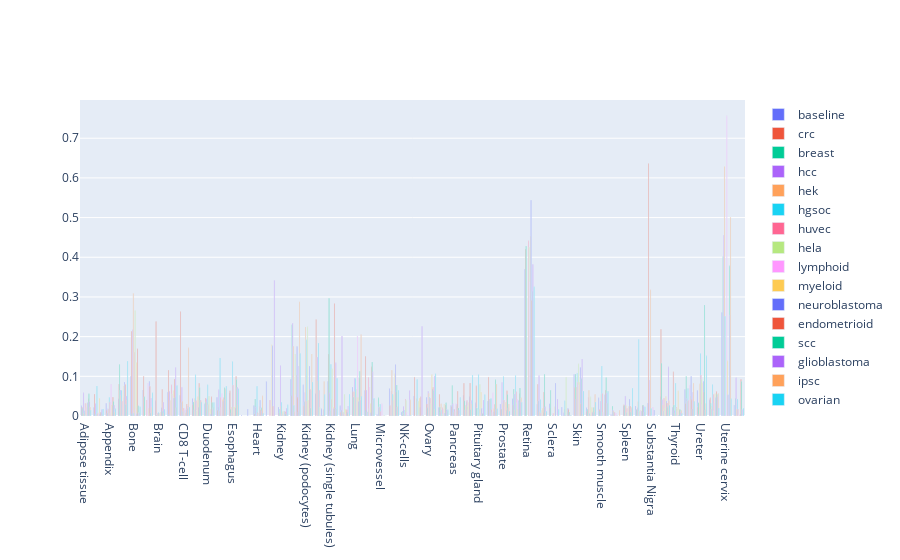

Notebook cell for this chart:
### Code cell
fig = go.Figure()
fig.update_layout(barmode='group')
for lijst, naam in zip([baseline, crc, breast, hcc, hek, hgsoc, huvec, hela, lymphoid, myeloid, neuroblastoma, endometrioid, scc, glioblastoma, ipsc, ovarian], ["baseline", "crc", "breast", "hcc", "hek", "hgsoc", "huvec", "hela", "lymphoid", "myeloid", "neuroblastoma", "endometrioid", "scc", "glioblastoma", "ipsc", "ovarian"]):
    lijst_tp = find_tissue_profile(lijst, path, only_present=True, normalisation="minmax")
    print(f"{naam} exisists out of {len(lijst)} proteins from which {len(np.unique(lijst_tp['feature_name']))} are present in the data")
    fig.add_trace(go.Bar(name=naam, x=lijst_tp.groupby('tissue').sum().index, y=lijst_tp.groupby('tissue').sum()['importance']/(lijst_tp.groupby('tissue').count()['feature_name'])))
fig.show()

### Figure 1 — Plotly figure (JSON) as saved in the notebook; plotly's stock layout.template omitted (floating-point values rounded to 4 significant figures)
{"data": [{"name": "baseline", "type": "bar", "x": ["Adipose tissue", "Adrenal gland", "Appendix", "B-cells", "Bone", "Bone marrow", "Brain", "CD4 T-cells", "CD8 T-cell", "Colon", "Duodenum", "Endometrium", "Esophagus", "Frontal cortex", "Heart", "Keratinocytes", "Kidney", "Kidney (glomeruli)", "Kidney (podocytes)", "Kidney (primary urinary cells)", "Kidney (single tubules)", "Liver", "Lung", "Lymph node", "Microvessel", "Monocytes", "NK-cells", "Nasal polyps", "Ovary", "Oviduct", "Pancreas", "Pancreatic islet", "Pituitary gland", "Placenta", "Prostate", "Rectum", "Retina", "Salivary gland", "Sclera", "Skeletal muscle", "Skin", "Small intestine", "Smooth muscle", "Spinal cord", "Spleen", "Stomach", "Substantia Nigra", "Testis", "Thyroid", "Tonsil", "Ureter", "Urinary bladder", "Uterine cervix", "parotid gland"], "y": [0.0257, 0.02135, 0.03216, 0.04373, 0.1003, 0.06534, 0.03832, 0.06067, 0.05254, 0.04419, 0.03082, 0.04745, 0.05765, 0.00263, 0.02677, 0.08717, 0.02294, 0.09254, 0.07869, 0.05603, 0.08784, 0.02557, 0.07289, 0.06415, 0.003753, 0.0692, 0.01018, 0.05055, 0.04747, 0.02133, 0.02621, 0.05233, 0.03319, 0.03809, 0.02993, 0.04331, 0.3704, 0.02961, 0.03117, 0.02275, 0.1053, 0.02054, 0.04599, 0.003707, 0.0255, 0.02493, 0.03283, 0.04843, 0.02218, 0.06648, 0.06409, 0.04076, 0.2609, 0.02796]}, {"name": "crc", "type": "bar", "x": ["Adipose tissue", "Adrenal gland", "Appendix", "B-cells", "Bone", "Bone marrow", "Brain", "CD4 T-cells", "CD8 T-cell", "Colon", "Duodenum", "Endometrium", "Esophagus", "Heart", "Kidney", "Kidney (glomeruli)", "Kidney (podocytes)", "Kidney (primary urinary cells)", "Kidney (single tubules)", "Liver", "Lung", "Lymph node", "Microvessel", "Monocytes", "NK-cells", "Nasal polyps", "Ovary", "Oviduct", "Pancreas", "Pancreatic islet", "Pituitary gland", "Placenta", "Prostate", "Rectum", "Retina", "Salivary gland", "Sclera", "Skin", "Small intestine", "Smooth muscle", "Spinal cord", "Spleen", "Stomach", "Substantia Nigra", "Testis", "Thyroid", "Tonsil", "Ureter", "Urinary bladder", "parotid gland"], "y": [0.02185, 0.05565, 0.01366, 0.08076, 0.2136, 0.1, 0.2382, 0.1159, 0.2634, 0.02858, 0.04547, 0.01454, 0.06347, 0.004999, 0.007668, 0.05089, 0.02599, 0.2435, 0.1559, 0.009382, 0.06102, 0.1504, 0.0004308, 0.02667, 0.002508, 0.09818, 0.03006, 0.05491, 0.0242, 0.08224, 0.07631, 0.09849, 0.01687, 0.02801, 0.4211, 0.08001, 0.01947, 0.0716, 0.01206, 0.0164, 0.0005104, 0.02829, 0.0158, 0.6364, 0.2186, 0.1116, 0.0318, 0.0229, 0.04607, 0.001337]}, {"name": "breast", "type": "bar", "x": ["Adipose tissue", "Adrenal gland", "Appendix", "B-cells", "Bone", "Bone marrow", "Brain", "CD4 T-cells", "CD8 T-cell", "Colon", "Duodenum", "Endometrium", "Esophagus", "Frontal cortex", "Heart", "Kidney", "Kidney (glomeruli)", "Kidney (podocytes)", "Kidney (primary urinary cells)", "Kidney (single tubules)", "Liver", "Lung", "Lymph node", "Microvessel", "Monocytes", "NK-cells", "Nasal polyps", "Ovary", "Oviduct", "Pancreas", "Pancreatic islet", "Pituitary gland", "Placenta", "Prostate", "Rectum", "Retina", "Salivary gland", "Sclera", "Skeletal muscle", "Skin", "Small intestine", "Smooth muscle", "Spinal cord", "Spleen", "Stomach", "Substantia Nigra", "Testis", "Thyroid", "Tonsil", "Ureter", "Urinary bladder", "Uterine cervix", "parotid gland"], "y": [0.01943, 0.005687, 0.006969, 0.1296, 0.005779, 0.04875, 0.00249, 0.003845, 0.0342, 0.03556, 0.03455, 0.0218, 0.01616, 2.108e-05, 0.0426, 0.01674, 0.2296, 0.03613, 0.00028, 0.2968, 0.01473, 0.04772, 0.01356, 0.04588, 0.0006931, 0.01239, 8.193e-17, 0.02082, 0.02285, 0.07662, 0.03859, 0.02036, 0.03969, 0.01757, 0.06813, 0.4283, 0.03802, 0.06485, 0.0004522, 0.1058, 0.01695, 0.01169, 0.02528, 0.02692, 0.01654, 2.089e-17, 0.1328, 0.02776, 0.1003, 0.03361, 0.0312, 0.402, 0.04413]}, {"name": "hcc", "type": "bar", "x": ["Adipose tissue", "Adrenal gland", "Appendix", "B-cells", "Bone", "Brain", "CD4 T-cells", "CD8 T-cell", "Colon", "Duodenum", "Endometrium", "Esophagus", "Frontal cortex", "Heart", "Kidney", "Kidney (glomeruli)", "Kidney (podocytes)", "Kidney (primary urinary cells)", "Kidney (single tubules)", "Liver", "Lung", "Lymph node", "Microvessel", "Monocytes", "NK-cells", "Ovary", "Oviduct", "Pancreas", "Pancreatic islet", "Pituitary gland", "Placenta", "Prostate", "Rectum", "Salivary gland", "Skeletal muscle", "Skin", "Small intestine", "Smooth muscle", "Spinal cord", "Spleen", "Stomach", "Substantia Nigra", "Testis", "Thyroid", "Tonsil", "Ureter", "Urinary bladder", "Uterine cervix", "parotid gland"], "y": [0.05845, 0.03179, 0.01821, 0.06533, 0.2172, 0.007144, 0.06264, 0.07246, 0.01582, 0.04365, 0.06583, 0.00819, 3.615e-15, 0.02303, 0.1275, 0.2336, 0.05895, 0.1484, 0.05849, 0.2019, 0.09484, 0.0657, 0.02294, 0.06299, 0.02478, 0.06267, 0.01052, 0.03058, 0.01483, 0.0001007, 0.04282, 0.08527, 0.05518, 0.1021, 0.008126, 0.04213, 0.04727, 0.03768, 0.01517, 0.05062, 0.02064, 0.09082, 0.041, 0.01465, 0.04355, 0.004387, 0.0176, 0.4561, 0.0962]}, {"name": "hek", "type": "bar", "x": ["Adipose tissue", "Adrenal gland", "Appendix", "B-cells", "Bone", "Brain", "CD4 T-cells", "CD8 T-cell", "Colon", "Duodenum", "Endometrium", "Esophagus", "Frontal cortex", "Heart", "Kidney", "Kidney (glomeruli)", "Kidney (podocytes)", "Kidney (primary urinary cells)", "Kidney (single tubules)", "Liver", "Lung", "Lymph node", "Microvessel", "Monocytes", "NK-cells", "Nasal polyps", "Ovary", "Oviduct", "Pancreas", "Pancreatic islet", "Pituitary gland", "Placenta", "Prostate", "Rectum", "Salivary gland", "Skeletal muscle", "Skin", "Small intestine", "Smooth muscle", "Spinal cord", "Spleen", "Stomach", "Substantia Nigra", "Testis", "Thyroid", "Tonsil", "Ureter", "Urinary bladder", "Uterine cervix", "parotid gland"], "y": [0.00655, 0.0045, 0.01778, 0.05176, 0.3094, 0.005693, 0.03879, 0.03721, 0.04418, 0.03477, 0.01253, 0.02273, 9.017e-15, 0.001224, 0.02504, 0.1756, 0.224, 0.08788, 0.01322, 0.01146, 0.06138, 0.01052, 0.02273, 0.115, 0.007443, 0.04322, 0.05661, 0.03085, 0.009233, 0.02699, 0.001921, 0.04092, 0.03081, 0.01524, 0.0107, 0.01783, 0.07287, 0.06501, 0.05434, 0.01279, 0.02637, 0.03681, 0.3182, 0.02759, 0.00704, 0.03805, 0.0814, 0.0237, 0.629, 0.01684]}, {"name": "hgsoc", "type": "bar", "x": ["Adipose tissue", "Adrenal gland", "Appendix", "B-cells", "Bone", "Bone marrow", "Brain", "CD4 T-cells", "CD8 T-cell", "Colon", "Duodenum", "Endometrium", "Esophagus", "Frontal cortex", "Heart", "Kidney", "Kidney (glomeruli)", "Kidney (podocytes)", "Kidney (primary urinary cells)", "Kidney (single tubules)", "Liver", "Lung", "Lymph node", "Microvessel", "Monocytes", "NK-cells", "Nasal polyps", "Ovary", "Oviduct", "Pancreas", "Pancreatic islet", "Pituitary gland", "Placenta", "Prostate", "Rectum", "Salivary gland", "Sclera", "Skeletal muscle", "Skin", "Small intestine", "Smooth muscle", "Spinal cord", "Spleen", "Stomach", "Substantia Nigra", "Testis", "Thyroid", "Tonsil", "Ureter", "Urinary bladder", "Uterine cervix", "parotid gland"], "y": [0.01354, 0.07543, 0.04755, 0.06506, 0.007457, 0, 0.008725, 0.0002057, 0.01143, 0.104, 0.07898, 0.1461, 0.1372, 0.0001106, 0.07479, 0.03438, 0.02729, 0.1923, 0.1837, 0.1306, 0.009738, 0.09419, 0.009814, 0.03022, 0.05566, 0.01486, 0.09183, 0.04697, 0.01605, 0.01732, 0.03607, 0.1047, 0.04432, 0.09931, 0.1023, 0.04156, 0.002017, 0.03838, 0.1086, 0.006459, 0.1259, 0.009534, 0.009018, 0.1925, 0.01885, 0.01255, 0.0831, 0.06918, 0.1574, 0.07938, 0.2513, 0.04308]}, {"name": "huvec", "type": "bar", "x": ["Adipose tissue", "Adrenal gland", "Appendix", "B-cells", "Bone", "Bone marrow", "Brain", "CD4 T-cells", "CD8 T-cell", "Colon", "Duodenum", "Endometrium", "Esophagus", "Frontal cortex", "Heart", "Keratinocytes", "Kidney", "Kidney (glomeruli)", "Kidney (podocytes)", "Kidney (primary urinary cells)", "Kidney (single tubules)", "Liver", "Lung", "Lymph node", "Microvessel", "Monocytes", "NK-cells", "Nasal polyps", "Ovary", "Oviduct", "Pancreas", "Pancreatic islet", "Pituitary gland", "Placenta", "Prostate", "Rectum", "Retina", "Salivary gland", "Sclera", "Skeletal muscle", "Skin", "Small intestine", "Smooth muscle", "Spinal cord", "Spleen", "Stomach", "Substantia Nigra", "Testis", "Thyroid", "Tonsil", "Ureter", "Urinary bladder", "Uterine cervix", "parotid gland"], "y": [0.03222, 0.006211, 0.03459, 0.03719, 0.1605, 0.04019, 0.006424, 0.07881, 0.01997, 0.03826, 0.02833, 0.04714, 0.07821, 3.791e-05, 0.007906, 0.04, 0.006398, 0.01063, 0.03701, 0.06403, 0.04193, 0.008268, 0.04768, 0.09784, 0.01134, 0.03883, 0.04308, 0.001398, 0.04525, 0.02058, 0.01678, 0.03984, 0.01736, 0.01645, 0.0404, 0.0612, 0.4413, 0.007731, 0.007097, 0.00103, 0.08566, 0.003455, 0.05679, 0.009516, 0.01982, 0.01227, 2.156e-05, 0.04461, 0.02249, 0.03986, 0.1033, 0.05392, 0.0006025, 0.01674]}, {"name": "hela", "type": "bar", "x": ["Adipose tissue", "Adrenal gland", "Appendix", "B-cells", "Bone", "Brain", "CD4 T-cells", "CD8 T-cell", "Colon", "Duodenum", "Endometrium", "Esophagus", "Frontal cortex", "Heart", "Kidney", "Kidney (glomeruli)", "Kidney (podocytes)", "Kidney (primary urinary cells)", "Kidney (single tubules)", "Liver", "Lung", "Lymph node", "Microvessel", "Monocytes", "NK-cells", "Nasal polyps", "Ovary", "Oviduct", "Pancreas", "Pancreatic islet", "Pituitary gland", "Placenta", "Prostate", "Rectum", "Retina", "Salivary gland", "Skeletal muscle", "Skin", "Small intestine", "Smooth muscle", "Spinal cord", "Spleen", "Stomach", "Substantia Nigra", "Testis", "Thyroid", "Tonsil", "Ureter", "Urinary bladder"], "y": [0.002964, 0.006885, 0.00762, 0.002555, 0.2661, 0.005782, 0.05565, 0.01436, 0.01347, 0.05058, 0.02192, 0.0224, 3.161e-05, 0.006024, 0.0115, 0.1565, 0.2247, 0.02152, 0.1191, 0.05462, 0.06726, 0.01822, 8.226e-15, 0.05348, 0.03917, 0.03804, 0.02968, 0.00478, 0.01158, 0.02483, 0.0801, 0.009707, 0.002901, 0.03302, 0.4259, 0.01312, 0.09772, 0.1318, 0.04825, 0.008864, 0.000219, 0.009742, 0.01428, 0.0002585, 0.01867, 0.0191, 0.07029, 0.09264, 0.01269]}, {"name": "lymphoid", "type": "bar", "x": ["Adipose tissue", "Adrenal gland", "Appendix", "B-cells", "Bone", "Bone marrow", "Brain", "CD4 T-cells", "CD8 T-cell", "Colon", "Duodenum", "Endometrium", "Esophagus", "Frontal cortex", "Heart", "Kidney", "Kidney (glomeruli)", "Kidney (podocytes)", "Kidney (primary urinary cells)", "Kidney (single tubules)", "Liver", "Lung", "Lymph node", "Microvessel", "Monocytes", "NK-cells", "Nasal polyps", "Ovary", "Oviduct", "Pancreas", "Pancreatic islet", "Pituitary gland", "Placenta", "Prostate", "Rectum", "Retina", "Salivary gland", "Skeletal muscle", "Skin", "Small intestine", "Smooth muscle", "Spinal cord", "Spleen", "Stomach", "Substantia Nigra", "Testis", "Thyroid", "Tonsil", "Ureter", "Urinary bladder", "Uterine cervix", "parotid gland"], "y": [0.02171, 0.008081, 0.0798, 0.04673, 0.01832, 0.08311, 0.004143, 0.0532, 0.01816, 0.03462, 0.009254, 0.0567, 0.01847, 6.016e-15, 0.003247, 0.003234, 0.05348, 0.001017, 0.00345, 0.0204, 0.004836, 0.2013, 0.07287, 0.03059, 0.06279, 0.009141, 0.002674, 0.02947, 0.01763, 0.03095, 0.01642, 0.007442, 0.05844, 0.02253, 0.04258, 0.3383, 0.0144, 0.001502, 0.07878, 0.009716, 0.00911, 0.007664, 0.02069, 0.0132, 0.02271, 0.01371, 0.01082, 0.07834, 0.02888, 0.03268, 0.7565, 0.004443]}, {"name": "myeloid", "type": "bar", "x": ["Adipose tissue", "Adrenal gland", "Appendix", "B-cells", "Bone", "Bone marrow", "Brain", "CD4 T-cells", "CD8 T-cell", "Colon", "Duodenum", "Endometrium", "Esophagus", "Frontal cortex", "Heart", "Keratinocytes", "Kidney", "Kidney (glomeruli)", "Kidney (podocytes)", "Kidney (primary urinary cells)", "Kidney (single tubules)", "Liver", "Lung", "Lymph node", "Microvessel", "Monocytes", "NK-cells", "Nasal polyps", "Ovary", "Oviduct", "Pancreas", "Pancreatic islet", "Pituitary gland", "Placenta", "Prostate", "Rectum", "Retina", "Salivary gland", "Sclera", "Skeletal muscle", "Skin", "Small intestine", "Smooth muscle", "Spinal cord", "Spleen", "Stomach", "Substantia Nigra", "Testis", "Thyroid", "Tonsil", "Ureter", "Urinary bladder", "Uterine cervix", "parotid gland"], "y": [0.03142, 0.04442, 0.02682, 0.07562, 0.1348, 0.01861, 0.009986, 0.06443, 0.008323, 0.04867, 0.01711, 0.04169, 0.02269, 0.0002205, 0.0231, 0.1798, 0.01218, 0.1032, 0.04048, 0.001732, 0.02196, 0.01709, 0.04662, 0.03178, 0.0001549, 0.1067, 0.0007676, 0.04509, 0.1048, 0.03037, 0.02599, 0.03372, 0.06036, 0.01796, 0.03458, 0.0167, 0.4529, 0.01937, 0.02357, 0.01076, 0.08574, 0.02136, 0.0312, 0.0008871, 0.02484, 0.01333, 5.746e-05, 0.04891, 0.06345, 0.05037, 0.08407, 0.05695, 0.1392, 0.001692]}, {"name": "neuroblastoma", "type": "bar", "x": ["Adipose tissue", "Adrenal gland", "Appendix", "B-cells", "Bone", "Bone marrow", "Brain", "CD4 T-cells", "CD8 T-cell", "Colon", "Duodenum", "Endometrium", "Esophagus", "Frontal cortex", "Heart", "Keratinocytes", "Kidney", "Kidney (glomeruli)", "Kidney (podocytes)", "Kidney (primary urinary cells)", "Kidney (single tubules)", "Liver", "Lung", "Lymph node", "Microvessel", "Monocytes", "NK-cells", "Nasal polyps", "Ovary", "Oviduct", "Pancreas", "Pancreatic islet", "Pituitary gland", "Placenta", "Prostate", "Rectum", "Retina", "Salivary gland", "Sclera", "Skeletal muscle", "Skin", "Small intestine", "Smooth muscle", "Spinal cord", "Spleen", "Stomach", "Substantia Nigra", "Testis", "Thyroid", "Tonsil", "Ureter", "Urinary bladder", "Uterine cervix", "parotid gland"], "y": [0.03415, 0.005858, 0.02587, 0.0855, 0.005842, 0.08787, 0.0211, 0.0453, 0.01489, 0.02208, 0.004271, 0.03662, 0.02004, 0.01683, 0.04042, 0.177, 0.01058, 0.1749, 0.1263, 0.01816, 0.01838, 0.008897, 0.03658, 0.008178, 1.02e-14, 0.1297, 0.000594, 0.02127, 0.06734, 0.007431, 0.02933, 0.04864, 0.01984, 0.01141, 0.01299, 0.03902, 0.5436, 0.008437, 0.08307, 0.01982, 0.122, 0.008912, 0.05375, 0.001213, 0.0429, 0.01183, 0.01499, 0.03787, 0.001876, 0.1, 0.08777, 0.04592, 0.05372, 0.004137]}, {"name": "endometrioid", "type": "bar", "x": ["Adipose tissue", "Adrenal gland", "Appendix", "B-cells", "Bone", "Bone marrow", "Brain", "CD4 T-cells", "CD8 T-cell", "Colon", "Duodenum", "Endometrium", "Esophagus", "Frontal cortex", "Heart", "Keratinocytes", "Kidney", "Kidney (glomeruli)", "Kidney (podocytes)", "Kidney (primary urinary cells)", "Kidney (single tubules)", "Liver", "Lung", "Lymph node", "Microvessel", "Monocytes", "NK-cells", "Nasal polyps", "Ovary", "Oviduct", "Pancreas", "Pancreatic islet", "Pituitary gland", "Placenta", "Prostate", "Rectum", "Retina", "Salivary gland", "Skeletal muscle", "Skin", "Small intestine", "Smooth muscle", "Spinal cord", "Spleen", "Stomach", "Substantia Nigra", "Testis", "Thyroid", "Tonsil", "Ureter", "Urinary bladder", "Uterine cervix", "parotid gland"], "y": [0.0434, 0.00856, 0.04695, 0.07935, 0.1694, 0.07524, 0.06759, 0.09308, 0.0305, 0.08238, 0.04832, 0.04581, 0.1002, 9.025e-15, 0.0166, 0.02447, 0.01087, 0.04633, 0.06666, 0.000558, 0.2837, 0.0156, 0.09597, 0.1238, 0.0003442, 0.06071, 3.792e-05, 0.04852, 0.07253, 0.02771, 0.06209, 0.08286, 0.006308, 0.02972, 0.06391, 0.05688, 0.2909, 0.06079, 0.01615, 0.03108, 0.0108, 0.06553, 7.55e-15, 0.02542, 0.0267, 4.589e-15, 0.03301, 0.01596, 0.04089, 0.05989, 0.06152, 0.0006025, 0.09278]}, {"name": "scc", "type": "bar", "x": ["Adipose tissue", "Adrenal gland", "Appendix", "B-cells", "Bone", "Bone marrow", "Brain", "CD4 T-cells", "CD8 T-cell", "Colon", "Duodenum", "Endometrium", "Esophagus", "Frontal cortex", "Heart", "Kidney", "Kidney (glomeruli)", "Kidney (podocytes)", "Kidney (primary urinary cells)", "Kidney (single tubules)", "Liver", "Lung", "Lymph node", "Microvessel", "Monocytes", "NK-cells", "Nasal polyps", "Ovary", "Oviduct", "Pancreas", "Pancreatic islet", "Pituitary gland", "Placenta", "Prostate", "Rectum", "Retina", "Salivary gland", "Skeletal muscle", "Skin", "Small intestine", "Smooth muscle", "Spinal cord", "Spleen", "Stomach", "Substantia Nigra", "Testis", "Thyroid", "Tonsil", "Ureter", "Urinary bladder", "Uterine cervix", "parotid gland"], "y": [0.05612, 0.008604, 0.03656, 0.02913, 0.02607, 0.007613, 0.01213, 0.04689, 0.01819, 0.07196, 0.03423, 0.07088, 0.09205, 6.315e-05, 0.02106, 0.005353, 0.01064, 0.02043, 0.001454, 0.0204, 0.007913, 0.1129, 0.1358, 0.0004008, 0.07786, 0.001411, 0.0002652, 0.06421, 0.03339, 0.01985, 0.01648, 0.005963, 0.0911, 0.05422, 0.0707, 0.314, 0.105, 0.009236, 0.09391, 0.0217, 0.09724, 0.0001147, 0.00934, 0.02797, 2.089e-17, 0.02317, 0.01569, 0.01738, 0.2794, 0.05398, 0.3785, 0.08702]}, {"name": "glioblastoma", "type": "bar", "x": ["Adipose tissue", "Adrenal gland", "Appendix", "B-cells", "Bone", "Bone marrow", "Brain", "CD4 T-cells", "CD8 T-cell", "Colon", "Duodenum", "Endometrium", "Esophagus", "Frontal cortex", "Heart", "Keratinocytes", "Kidney", "Kidney (glomeruli)", "Kidney (podocytes)", "Kidney (primary urinary cells)", "Kidney (single tubules)", "Liver", "Lung", "Lymph node", "Microvessel", "Monocytes", "NK-cells", "Nasal polyps", "Ovary", "Oviduct", "Pancreas", "Pancreatic islet", "Pituitary gland", "Placenta", "Prostate", "Rectum", "Retina", "Salivary gland", "Sclera", "Skeletal muscle", "Skin", "Small intestine", "Smooth muscle", "Spinal cord", "Spleen", "Stomach", "Substantia Nigra", "Testis", "Thyroid", "Tonsil", "Ureter", "Urinary bladder", "Uterine cervix", "parotid gland"], "y": [0.03681, 0.01665, 0.02678, 0.0502, 0.007768, 0.04526, 0.03461, 0.1222, 0.02471, 0.04016, 0.01677, 0.04132, 0.07239, 0.0002308, 0.0131, 0.3422, 0.01959, 0.126, 0.06418, 0.01627, 0.1341, 0.02507, 0.04053, 0.1113, 0.0001549, 0.02276, 0.06427, 0.2263, 0.1005, 0.01659, 0.01439, 0.03889, 0.0402, 0.01608, 0.02083, 0.036, 0.3824, 0.02307, 0.0426, 0.00171, 0.1435, 0.01025, 0.05777, 7.574e-15, 0.01928, 0.02492, 3.458e-15, 0.1241, 0.01, 0.05984, 0.01555, 0.04902, 0.2536, 0.01664]}, {"name": "ipsc", "type": "bar", "x": ["Adipose tissue", "Adrenal gland", "Appendix", "B-cells", "Bone", "Bone marrow", "Brain", "CD4 T-cells", "CD8 T-cell", "Colon", "Duodenum", "Endometrium", "Esophagus", "Frontal cortex", "Heart", "Kidney", "Kidney (glomeruli)", "Kidney (podocytes)", "Kidney (primary urinary cells)", "Kidney (single tubules)", "Liver", "Lung", "Lymph node", "Microvessel", "Monocytes", "NK-cells", "Nasal polyps", "Ovary", "Oviduct", "Pancreas", "Pancreatic islet", "Pituitary gland", "Placenta", "Prostate", "Rectum", "Salivary gland", "Sclera", "Skeletal muscle", "Skin", "Small intestine", "Smooth muscle", "Spinal cord", "Spleen", "Stomach", "Substantia Nigra", "Testis", "Thyroid", "Tonsil", "Ureter", "Urinary bladder", "Uterine cervix", "parotid gland"], "y": [0.02277, 0.003208, 0.009629, 0.04095, 0.009127, 0.02198, 0.006893, 0.0216, 0.1718, 0.03812, 0.02161, 0.06873, 0.02678, 2.528e-05, 0.0511, 0.005467, 0.2882, 0.156, 0.08699, 0.01786, 0.004458, 0.2056, 0.04071, 0.0002722, 0.0244, 0.04102, 0.001817, 0.01637, 0.01181, 0.005222, 0.02998, 0.002556, 0.0806, 0.02996, 0.04579, 0.008643, 0.00153, 0.001366, 0.004376, 0.05498, 0.03233, 0.01477, 0.02243, 0.01005, 1.032e-14, 0.03853, 0.01368, 0.08327, 0.03142, 0.0565, 0.5006, 0.0001593]}, {"name": "ovarian", "type": "bar", "x": ["Adipose tissue", "Adrenal gland", "Appendix", "B-cells", "Bone", "Bone marrow", "Brain", "CD4 T-cells", "CD8 T-cell", "Colon", "Duodenum", "Endometrium", "Esophagus", "Frontal cortex", "Heart", "Kidney", "Kidney (glomeruli)", "Kidney (podocytes)", "Kidney (primary urinary cells)", "Kidney (single tubules)", "Liver", "Lung", "Lymph node", "Microvessel", "Monocytes", "NK-cells", "Nasal polyps", "Ovary", "Oviduct", "Pancreas", "Pancreatic islet", "Pituitary gland", "Placenta", "Prostate", "Rectum", "Retina", "Salivary gland", "Sclera", "Skeletal muscle", "Skin", "Small intestine", "Smooth muscle", "Spinal cord", "Spleen", "Stomach", "Substantia Nigra", "Testis", "Thyroid", "Tonsil", "Ureter", "Urinary bladder", "Uterine cervix", "parotid gland"], "y": [0.01455, 0.01736, 0.01796, 0.1384, 0.02324, 0.05874, 0.01706, 0.07683, 0.02294, 0.03475, 0.03423, 0.07574, 0.06874, 3.161e-05, 0.006054, 0.02819, 0.1575, 0.08547, 0.05397, 0.09494, 0.05532, 0.04887, 0.04504, 8.626e-05, 0.06491, 0.001388, 0.001219, 0.1065, 0.01561, 0.04633, 0.1034, 0.05441, 0.01842, 0.01198, 0.03481, 0.3255, 0.01167, 0.01615, 0.001336, 0.06314, 0.03506, 0.06242, 5.081e-15, 0.07059, 0.02336, 0.001083, 0.02724, 0.006195, 0.0363, 0.1518, 0.01927, 0.04333, 0.01942]}], "layout": {"barmode": "group"}}
